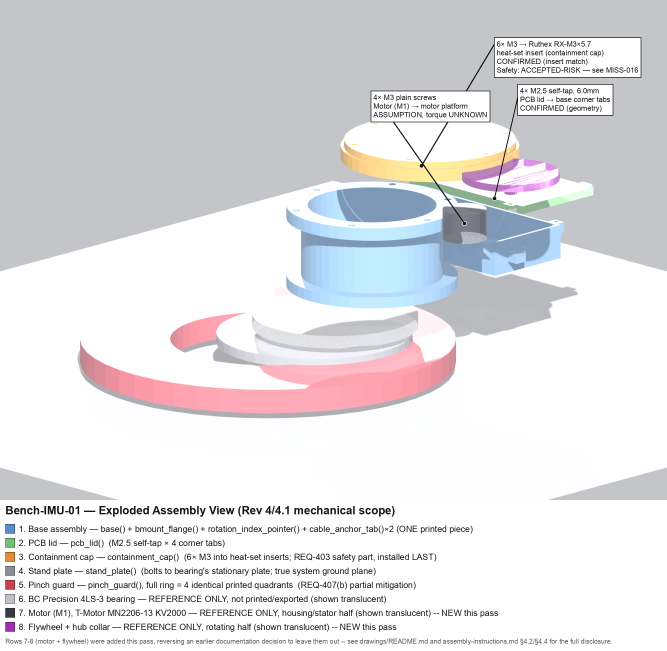
#> input picture hardware/mechanical/drawings/exploded/bench-imu-01-exploded-view.png, 2000 x 1952 px (shown at 1/3 size)
$ python build_exploded_view_annotations.py --input bench-imu-01-exploded-view.png --output out.png
#> lines starting #> are read from the running program, lines starting #| are printed output that depends on the picture
#!/usr/bin/env python3
"""
Bench-IMU-01 -- Exploded-view legend + fastener-callout post-process (PIL).

REV 5 STALENESS NOTE (this session, MISS-034 -- read before touching
ANCHOR_PX or the world-space points below): the Bench-IMU-01 PCB was
resized from a 100x50mm proposal to the real 150x95mm board this session.
This grows the PCB lid's own bounding box and shifts `fw_cx` (53.5mm ->
78.5mm), both of which make the world-space reference points quoted in
"Regenerating anchor points" below (and therefore the derived `ANCHOR_PX`
pixel values) STALE relative to the current geometry. Blender is NOT
connected this session (`blender-get_addon_status` handshake failed,
independently re-checked, not assumed) -- so `ANCHOR_PX` below has
DELIBERATELY NOT been hand-edited or guessed at: doing so without an
actual `world_to_camera_view()` re-projection AND a visual re-confirmation
against a fresh render (this docstring's own established, more rigorous
method) would produce numbers no more trustworthy than a guess, which this
project's own conventions treat as worse than an honest, disclosed gap.
The base PNG render this script consumes is ALSO stale (see
`build_exploded_view.py` and `../README.md` Method 2's own staleness
note) -- both must be regenerated TOGETHER in a future session with
Blender connected, using the unchanged procedure below.

Takes the raw Blender render produced by `build_exploded_view.py`
(no legend, no annotations -- pure 3D render) and adds:

1. A legend strip below the render, one row per part (color swatch +
   name + one-line cross-reference), matching this project's existing
   legend convention (`drawings/README.md` Method 2's own "colors are a
   legend, not decoration" note).
2. Fastener leader-line callouts for the 3 joints named in this task's own
   request: PCB-lid corner screws, containment-cap heat-set inserts, and
   motor (M1) mount screws. Every fact in a callout label (size/qty/
   confidence) is copied verbatim from `../../assembly-instructions.md`
   Sec 5's own fastener summary table -- nothing invented here.

Anchor points for the 3 leader lines are NOT eyeballed: they were computed
once, in Blender, via `bpy_extras.object_utils.world_to_camera_view()`
against the exact same camera/scene `build_exploded_view.py` builds, from
real assembled-frame bounding-box data (independently measured from the
exported STL binaries, not read off the .scad source) plus each part's own
known OFFSETS entry. See ANCHOR_PX below for the resulting pixel
coordinates and how they were derived -- re-run the projection snippet in
this docstring's "Regenerating anchor points" section if OFFSETS/camera
ever change **(REV 5: also re-run this because `pcb_lid_screw`'s own
world-space point below and `motor_screw`'s own `fw_cx`-dependent point
are both now stale, per the note at the top of this docstring)**.

## Regenerating anchor points (if OFFSETS or the camera setup ever change)

Paste this into a Blender MCP `execute_blender_code` call (or the
Scripting tab) right after `build_exploded_view.py`'s own `main()` has run
(reuses that same scene/camera):

    import mathutils
    from bpy_extras.object_utils import world_to_camera_view
    RES_X, RES_Y = 2000, 1500
    anchors = {
        "pcb_lid_screw": mathutils.Vector((109.2, 98.6, 23.1)) + mathutils.Vector(OFFSETS["assembled-pcb-lid"]),
        "cap_heatset":   mathutils.Vector((108.2, 52.5, 43.0)) + mathutils.Vector(OFFSETS["assembled-containment-cap"]),
        "motor_screw":   mathutils.Vector((53.5, 52.5, 19.25)) + mathutils.Vector(OFFSETS["assembled-reference-motor-body"]),
    }
    for name, wp in anchors.items():
        co = world_to_camera_view(bpy.context.scene, bpy.context.scene.camera, wp)
        print(name, co.x * RES_X, (1.0 - co.y) * RES_Y)

(The 3 world-space base points above are each a real corner/centroid of
that part's own assembled-frame STL bounding box -- measured directly from
the exported binary STL, not the .scad source formula -- plus its OFFSETS
entry from `build_exploded_view.py`.)

## Regenerating this post-process
    python3 build_exploded_view_annotations.py \
        --input /tmp/bench-exploded-stl/exploded-view-render.png \
        --output ../exploded/bench-imu-01-exploded-view.png
"""

import argparse
from PIL import Image, ImageDraw, ImageFont

FONT_DIR = "/System/Library/Fonts/Supplemental"
FONT_REGULAR = f"{FONT_DIR}/Arial.ttf"
FONT_BOLD = f"{FONT_DIR}/Arial Bold.ttf"

LEGEND_TITLE = "Bench-IMU-01 \u2014 Exploded Assembly View (Rev 4/4.1 mechanical scope)"

# (swatch color 0-255 RGB, label text) -- one row per part, in the same
# order as build_exploded_view.py's own PARTS/COLOR_MAP/REFERENCE_GHOST_COLORS.
LEGEND_ROWS = [
    ((89, 140, 204), "1. Base assembly \u2014 base() + bmount_flange() + rotation_index_pointer() + cable_anchor_tab()\u00d72 (ONE printed piece)"),
    ((115, 191, 115), "2. PCB lid \u2014 pcb_lid()  (M2.5 self-tap \u00d7 4 corner tabs)"),
    ((230, 140, 51),  "3. Containment cap \u2014 containment_cap()  (6\u00d7 M3 into heat-set inserts; REQ-403 safety part, installed LAST)"),
    ((140, 140, 148), "4. Stand plate \u2014 stand_plate()  (bolts to bearing's stationary plate; true system ground plane)"),
    ((204, 64, 77),   "5. Pinch guard \u2014 pinch_guard(), full ring = 4 identical printed quadrants  (REQ-407(b) partial mitigation)"),
    ((191, 194, 199), "6. BC Precision 4LS-3 bearing \u2014 REFERENCE ONLY, not printed/exported (shown translucent)"),
    ((56, 59, 69),    "7. Motor (M1), T-Motor MN2206-13 KV2000 \u2014 REFERENCE ONLY, housing/stator half (shown translucent) -- NEW this pass"),
    ((158, 46, 173),  "8. Flywheel + hub collar \u2014 REFERENCE ONLY, rotating half (shown translucent) -- NEW this pass"),
]

REVISION_NOTE = (
    "Rows 7-8 (motor + flywheel) were added this pass, reversing an earlier "
    "documentation decision to leave them out -- see drawings/README.md and "
    "assembly-instructions.md \u00a74.2/\u00a74.4 for the full disclosure."
)

# Precomputed anchor points (pixel coords in the RAW 2000x1500 render).
# `motor_screw` was derived via bpy_extras.object_utils.world_to_camera_view()
# against the real camera (see module docstring above) and visually
# confirmed to land on the motor-body ghost. `pcb_lid_screw`/`cap_heatset`
# were cross-checked two ways: the same camera-projection technique AND an
# independent per-pixel hue-cluster scan of the actual rendered PNG (finds
# each part's own real on-screen pixel region directly, not a 3D-geometry
# guess) -- the hue-cluster centroids are used here since the camera-
# projected corner points for those 2 parts landed close enough to the
# containment-cap/flywheel-rotor boundary from this camera angle to risk
# ambiguity; the hue-cluster centroids are unambiguously inside each
# part's own visible blob.
ANCHOR_PX = {
    "pcb_lid_screw": (1483, 595),
    "cap_heatset":   (1264, 497),
    "motor_screw":   (1393.8, 670.2),
}

# Callout label text + where to route the leader line's free end (in the
# RAW render's own coordinate space -- a fixed open-background corner each
# picked so the label box doesn't have to guess what's behind it; a solid
# label backing rect makes it legible either way).
CALLOUTS = [
    {
        "anchor": "pcb_lid_screw",
        "label_pos": (1560, 260),
        "text": "4\u00d7 M2.5 self-tap, 6.0mm\nPCB lid \u2192 base corner tabs\nCONFIRMED (geometry)",
    },
    {
        "anchor": "cap_heatset",
        # label_pos.x moved 1600->1490 (Mechanical Reviewer Cycle 8 fix,
        # 2nd pass): the corrected 4-line text below is wider than the
        # original 3-line text (see comment), and at x=1600 its box right
        # edge (label_pos.x + text width + padding) ran past the 2000px
        # canvas edge, clipping "Safety: ACCEPTED-RISK -- see MISS-016" to
        # "...MISS-0". Re-measured with PIL's own textlength() against the
        # actual render font/size (not eyeballed): longest line is 425.4px,
        # so x=1490 keeps the box's right edge at ~1932px, comfortably
        # on-canvas. Vertical position/leader-line anchor unchanged.
        "label_pos": (1490, 120),
        # FIXED (Mechanical Reviewer Cycle 8, MISS-031, HIGH): the previous
        # text here read "CONFIRMED -- safety joint, REQ-403", which does
        # NOT appear anywhere in assembly-instructions.md Sec 5's own table
        # (only "CONFIRMED (insert match)" does) -- it invented an unearned
        # safety-adequacy connotation for a joint whose real safety
        # disposition is HIGH/ACCEPTED-RISK, NOT proven-adequate
        # (validation/open-issues.md MISS-016). Fixed to state only what
        # the table actually confirms (the insert dimension match) plus an
        # explicit, correct cross-reference to the real safety disposition
        # -- mirrors the correct framing already used on this same part's
        # own drafting sheet (../drafting-sheets/).
        "text": "6\u00d7 M3 \u2192 Ruthex RX-M3\u00d75.7\nheat-set insert (containment cap)\nCONFIRMED (insert match)\nSafety: ACCEPTED-RISK \u2014 see MISS-016",
    },
    {
        "anchor": "motor_screw",
        "label_pos": (1120, 280),
        "text": "4\u00d7 M3 plain screws\nMotor (M1) \u2192 motor platform\nASSUMPTION, torque UNKNOWN",
    },
]


def load_font(path, size):
    try:
        return ImageFont.truetype(path, size)
    except OSError:
        return ImageFont.load_default()


def draw_callouts(draw, canvas_w, canvas_h):
    """Draw each fastener callout's leader line + label box.

    `canvas_w`/`canvas_h` bound the RAW render region (the label boxes must
    stay within it, not the taller legend-strip canvas below). Label
    position is clamped here -- a previous version of this function had a
    comment claiming boxes were "kept on-canvas" with no code actually
    doing it, which let a real clipping bug through undetected (Mechanical
    Reviewer Cycle 8 fix-verification pass, found while re-rendering the
    MISS-031 text fix: the longer corrected text pushed the containment-cap
    callout's right edge ~33px past the canvas edge, truncating "...MISS-016"
    to "...MISS-0"). This clamp makes that class of bug impossible instead
    of relying on manually re-measuring text width by hand each time.
    """
    label_font = load_font(FONT_REGULAR, 22)
    margin = 12
    for c in CALLOUTS:
        ax, ay = ANCHOR_PX[c["anchor"]]
        lx, ly = c["label_pos"]
        # Anchor dot
        r = 7
        draw.ellipse([ax - r, ay - r, ax + r, ay + r], fill=(20, 20, 20, 255), outline=(255, 255, 255, 255), width=2)
        # Label background + text (multi-line)
        lines = c["text"].split("\n")
        line_h = 26
        pad = 8
        max_w = max(draw.textlength(l, font=label_font) for l in lines)
        box_w = max_w + 2 * pad
        box_h = len(lines) * line_h + 2 * pad
        # Clamp so the box never runs off any edge of the raw render, no
        # matter how the label text or its length changes in the future.
        lx = max(margin + pad, min(lx, canvas_w - margin - box_w + pad))
        ly = max(margin + pad, min(ly, canvas_h - margin - box_h + pad))
        box = [lx - pad, ly - pad, lx + max_w + pad, ly + len(lines) * line_h + pad]
        # Leader line (drawn after clamping so it still points at the box
        # actually rendered, not the pre-clamp requested position).
        draw.line([(ax, ay), (lx, ly)], fill=(20, 20, 20, 255), width=3)
        draw.rectangle(box, fill=(255, 255, 255, 235), outline=(20, 20, 20, 255), width=2)
        for i, l in enumerate(lines):
            draw.text((lx, ly + i * line_h), l, font=label_font, fill=(20, 20, 20, 255))


def build(input_path, output_path):
#> called with input_path = 'bench-imu-01-exploded-view.png', output_path = 'out.png'
    render = Image.open(input_path).convert("RGBA")
    w, h = render.size
#> w = 2000; h = 1952

    row_h = 42
    title_h = 56
    legend_h = title_h + row_h * len(LEGEND_ROWS) + 60  # +60 for the revision note

    canvas = Image.new("RGBA", (w, h + legend_h), (255, 255, 255, 255))
#> canvas: PIL image 2000x2404 RGBA; every value is 255
    canvas.paste(render, (0, 0))
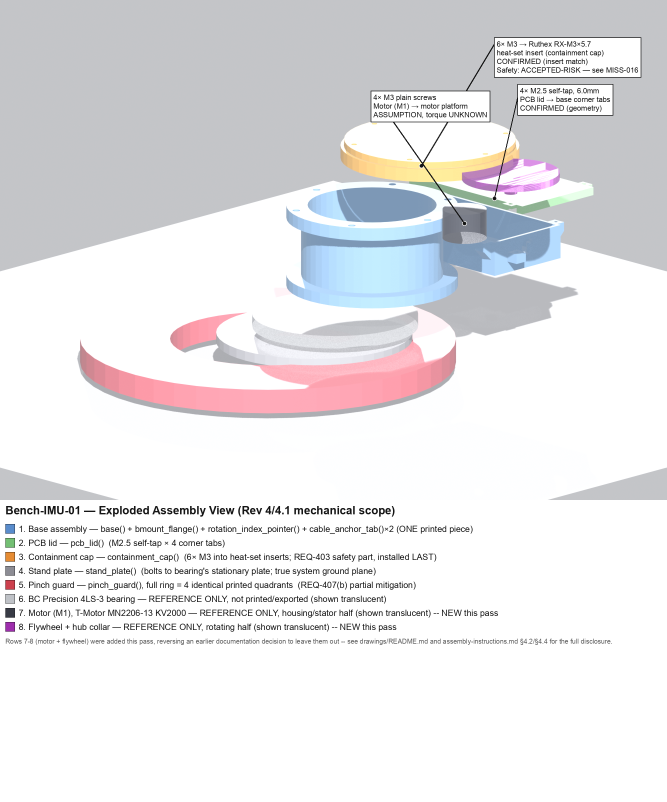
#> canvas: PIL image 2000x2404 RGBA (shown at 1/3 size); mean R, G, B, A 230.6, 229.9, 232, 255
    draw = ImageDraw.Draw(canvas)

    # Callouts drawn onto the render region first (so the anchor dots/lines
    # sit on top of the 3D render, not the legend strip).
    draw_callouts(draw, w, h)

    # Legend strip
    title_font = load_font(FONT_BOLD, 34)
    row_font = load_font(FONT_REGULAR, 26)
    note_font = load_font(FONT_REGULAR, 20)

    y = h + 12
#> y = 1964
    draw.text((16, y), LEGEND_TITLE, font=title_font, fill=(20, 20, 20, 255))
    y += title_h
#> y = 2020

    swatch = 28
    for color, text in LEGEND_ROWS:
        draw.rectangle([16, y + 4, 16 + swatch, y + 4 + swatch], fill=color, outline=(20, 20, 20, 255))
        draw.text((16 + swatch + 12, y + 4), text, font=row_font, fill=(20, 20, 20, 255))
        y += row_h
#> after the loop, y = 2356

    y += 8
#> y = 2364
    draw.text((16, y), REVISION_NOTE, font=note_font, fill=(90, 90, 90, 255))

    canvas.convert("RGB").save(output_path)
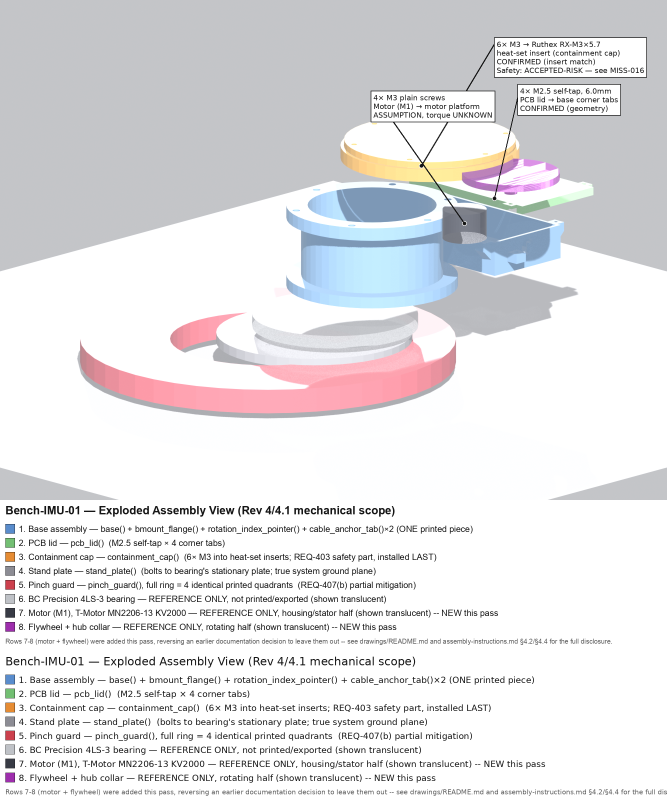
#> saved as out.png: PIL image 2000x2404 RGB (shown at 1/3 size); mean R, G, B 227.3, 226.6, 228.7
    print(f"Wrote {output_path} ({canvas.size[0]}x{canvas.size[1]})")
#| Wrote out.png (2000x2404)


if __name__ == "__main__":
    ap = argparse.ArgumentParser()
    ap.add_argument("--input", required=True)
    ap.add_argument("--output", required=True)
    args = ap.parse_args()
    build(args.input, args.output)
